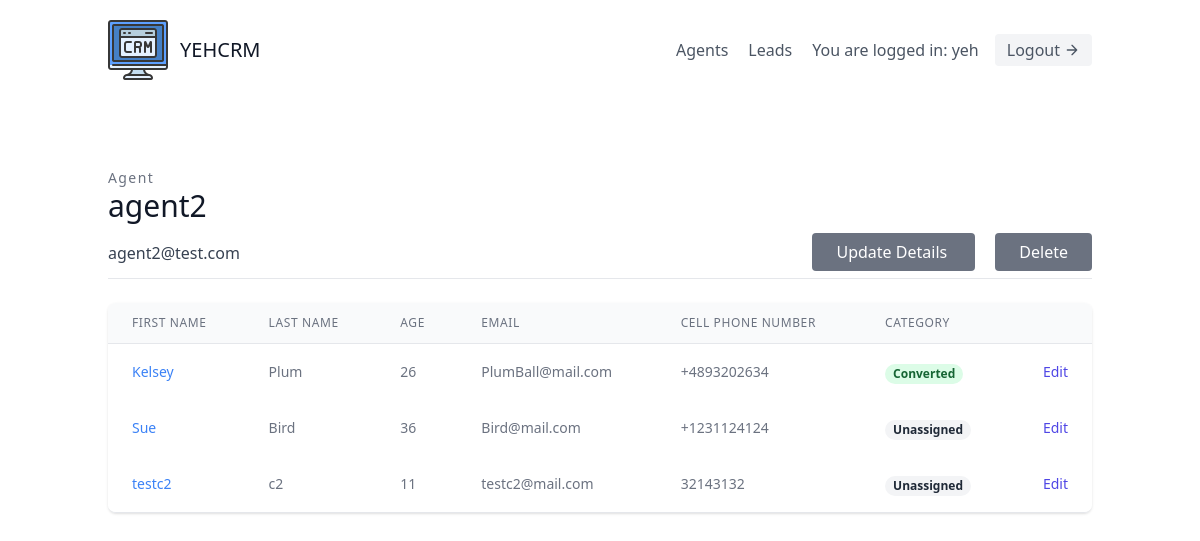
Page /agents/7/ (signed in) on the earlier database version.
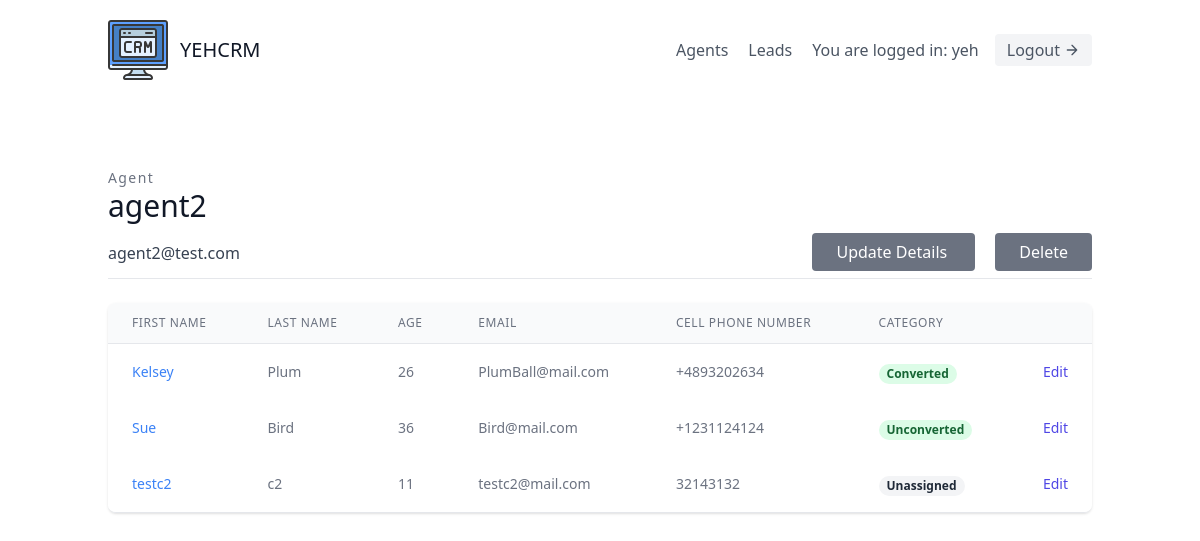
Same page on the later database version.
### leads/models.py (models this page shows, shortened)
class Lead(models.Model):
    first_name = models.CharField(max_length=20)
    last_name = models.CharField(max_length=20)
    age = models.IntegerField(default=0)
    organization = models.ForeignKey(UserProfile,on_delete=models.CASCADE)
    agent = models.ForeignKey("Agent",related_name='leads',null=True,blank=True,on_delete = models.SET_NULL)
    category = models.ForeignKey("Category",related_name='leads',null=True,blank=True,on_delete = models.SET_NULL)
    description = models.TextField()
    date_added = models.DateTimeField(auto_now_add=True)
    phone_number = models.CharField(max_length=20)
    email = models.EmailField()

class Category(models.Model):
    name = models.CharField(max_length=30)
    organization = models.ForeignKey(UserProfile,on_delete=models.CASCADE)

### agents/views.py (the view)
# urls.py: path('<int:pk>/',AgentDetailView.as_view(),name='agent-detail'),
class AgentDetailView(OrganizorAndLoginRequiredMixin,generic.DetailView):
    template_name = "agents/agent_detail.html"
    context_object_name = "agent"
    def get_queryset(self):
        return Agent.objects.all()

### agents/mixins.py (called while the page is built)
    def dispatch(self, request, *args, **kwargs):
        if not request.user.is_authenticated or not request.user.is_organizor:
            return redirect("leads:lead-list")
        return super().dispatch(request, *args, **kwargs)

### agents/templates/agents/agent_detail.html (shortened to what the changed rows need)
 {% extends "base.html" %}
{% block content %}
<section class="text-gray-700 body-font">
    <div class="container px-5 py-14 mx-auto flex flex-wrap">
        <div class="w-full mb-6 py-3  items-center border-b border-gray-200">
            <div>
                <h2 class="text-sm title-font text-gray-500 tracking-widest">Agent</h2>
                <h1 class="text-gray-900 text-3xl title-font font-medium mb-4">{{agent.user.username}}</h1>
            </div>
        </div>
        <div class="flex flex-col w-full">
            <div class="-my-2 overflow-x-auto sm:-mx-6 lg:-mx-8">
            <div class="py-2 align-middle inline-block min-w-full sm:px-6 lg:px-8">
                <div class="shadow overflow-hidden border-b border-gray-200 sm:rounded-lg">
                <table class="min-w-full divide-y divide-gray-200">
                    <thead class="bg-gray-50">
                        <tr>
                            <th scope="col" class="px-6 py-3 text-left text-xs font-medium text-gray-500 uppercase tracking-wider">
                            First Name
                            </th>
                            <th scope="col" class="px-6 py-3 text-left text-xs font-medium text-gray-500 uppercase tracking-wider">
                            Last Name
                            </th>
                            <th scope="col" class="px-6 py-3 text-left text-xs font-medium text-gray-500 uppercase tracking-wider">
                            Age
                            </th>
                            <th scope="col" class="px-6 py-3 text-left text-xs font-medium text-gray-500 uppercase tracking-wider">
                            Email
                            </th>
                            <th scope="col" class="px-6 py-3 text-left text-xs font-medium text-gray-500 uppercase tracking-wider">
                            Cell Phone Number
                            </th>
                            <th scope="col" class="px-6 py-3 text-left text-xs font-medium text-gray-500 uppercase tracking-wider">
                            Category
                            </th>
                            <th scope="col" class="relative px-6 py-3">
                            </th>
                        </tr>
                    </thead>
                    <tbody>
                        {% for lead in agent.leads.all %}
                            <tr class="bg-white">
                                <td class="px-6 py-4 whitespace-nowrap text-sm font-medium text-gray-900">
                                    <a class="text-blue-500 hover:text-blue-800" href="{% url 'leads:lead-detail' lead.pk %}">{{ lead.first_name }}</a>
                                </td>
                                <td class="px-6 py-4 whitespace-nowrap text-sm text-gray-500">
                                    {{ lead.last_name }}
                                </td>
                                <td class="px-6 py-4 whitespace-nowrap text-sm text-gray-500">
                                    {{ lead.age }}
                                </td>
                                <td class="px-6 py-4 whitespace-nowrap text-sm text-gray-500">
                                    {{ lead.email }}
                                </td>
                                <td class="px-6 py-4 whitespace-nowrap text-sm text-gray-500">
                                    {{ lead.phone_number }}
                                </td>
                                <td class="px-6 py-4 whitespace-nowrap">
                                    {% if lead.category %}
                                        <span class="px-2 inline-flex text-xs leading-5 font-semibold rounded-full bg-green-100 text-green-800">
                                            {{ lead.category.name }}
                                        </span>
                                    {% else %}
                                        <span class="px-2 inline-flex text-xs leading-5 font-semibold rounded-full bg-gray-100 text-gray-800">
                                            Unassigned
                                        </span>
                                    {% endif %}
                                </td>
                                <td class="px-6 py-4 whitespace-nowrap text-right text-sm font-medium">
                                    <a href="{% url 'leads:lead-update' lead.pk %}" class="text-indigo-600 hover:text-indigo-900">
                                        Edit
                                    </a>
                                </td>
                            </tr>
                        {% empty %}
                        <p>There are currently no leads</p>
                        {% endfor %}
                    </tbody>
                </table>
                </div>
            </div>
            </div>
        </div>
    </div>
</section>
{% endblock content %}

Differences in the rows shown:
changed Lead "Sue": category.name (not shown) → "Unconverted"; no longer shows "Unassigned"
